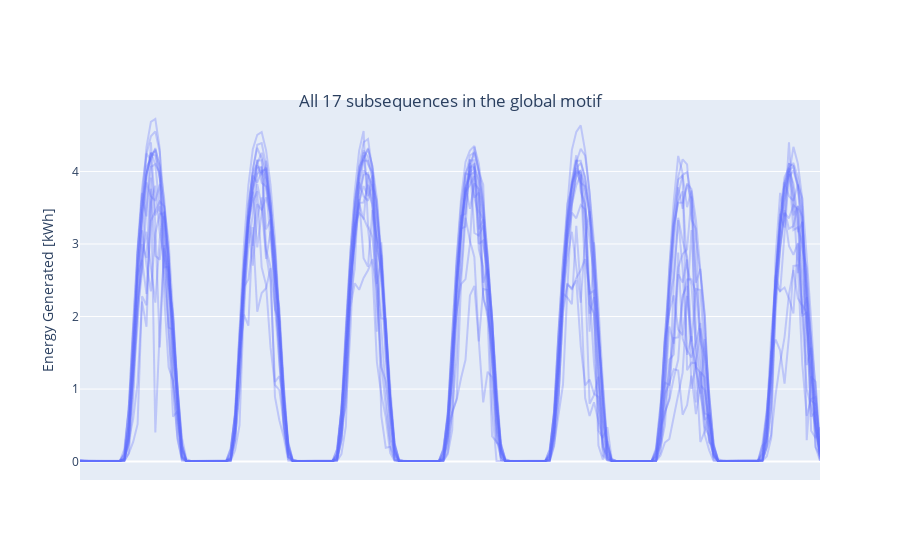

Notebook cell for this chart:
### Code cell
fig = go.Figure()

title = f"All {len(global_motif_count)} subsequences in the global motif"

for idx in global_motif_count[:, 1]:
    fig.add_trace(go.Scatter(
        y = gen_df[idx: idx+m]["PV_Watts3PhTotalW3PhT1"],
        marker = dict(color="rgba(98, 111, 250, 0.3)"),
    ))

fig.update_layout(showlegend=False,
                  title={'text' : title,
                         'xanchor': 'center', 'x' : 0.5,
                         'y' : 0.83, 'yanchor' : 'top'})
fig.update_yaxes(title="Energy Generated [kWh]")
fig.update_xaxes(title="", visible=False)
fig.show()

### Figure 1 — Plotly figure (JSON) as saved in the notebook; plotly's stock layout.template omitted (floating-point values rounded to 4 significant figures; data arrays with more than 128 entries replaced by an {"elided": "..."} marker saying what was removed)
{"data": [{"marker": {"color": "rgba(98, 111, 250, 0.3)"}, "y": {"elided": "168 float values"}, "type": "scatter"}, {"marker": {"color": "rgba(98, 111, 250, 0.3)"}, "y": {"elided": "168 float values"}, "type": "scatter"}, {"marker": {"color": "rgba(98, 111, 250, 0.3)"}, "y": {"elided": "168 float values"}, "type": "scatter"}, {"marker": {"color": "rgba(98, 111, 250, 0.3)"}, "y": {"elided": "168 float values"}, "type": "scatter"}, {"marker": {"color": "rgba(98, 111, 250, 0.3)"}, "y": {"elided": "168 float values"}, "type": "scatter"}, {"marker": {"color": "rgba(98, 111, 250, 0.3)"}, "y": {"elided": "168 float values"}, "type": "scatter"}, {"marker": {"color": "rgba(98, 111, 250, 0.3)"}, "y": {"elided": "168 float values"}, "type": "scatter"}, {"marker": {"color": "rgba(98, 111, 250, 0.3)"}, "y": {"elided": "168 float values"}, "type": "scatter"}, {"marker": {"color": "rgba(98, 111, 250, 0.3)"}, "y": {"elided": "168 float values"}, "type": "scatter"}, {"marker": {"color": "rgba(98, 111, 250, 0.3)"}, "y": {"elided": "168 float values"}, "type": "scatter"}, {"marker": {"color": "rgba(98, 111, 250, 0.3)"}, "y": {"elided": "168 float values"}, "type": "scatter"}, {"marker": {"color": "rgba(98, 111, 250, 0.3)"}, "y": {"elided": "168 float values"}, "type": "scatter"}, {"marker": {"color": "rgba(98, 111, 250, 0.3)"}, "y": {"elided": "168 float values"}, "type": "scatter"}, {"marker": {"color": "rgba(98, 111, 250, 0.3)"}, "y": {"elided": "168 float values"}, "type": "scatter"}, {"marker": {"color": "rgba(98, 111, 250, 0.3)"}, "y": {"elided": "168 float values"}, "type": "scatter"}, {"marker": {"color": "rgba(98, 111, 250, 0.3)"}, "y": {"elided": "168 float values"}, "type": "scatter"}, {"marker": {"color": "rgba(98, 111, 250, 0.3)"}, "y": {"elided": "168 float values"}, "type": "scatter"}], "layout": {"title": {"text": "All 17 subsequences in the global motif", "xanchor": "center", "x": 0.5, "y": 0.83, "yanchor": "top"}, "showlegend": false, "yaxis": {"title": {"text": "Energy Generated [kWh]"}}, "xaxis": {"title": {"text": ""}, "visible": false}}}
